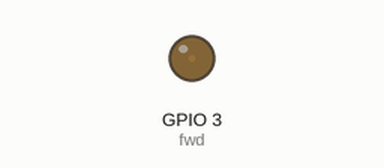
Simulated run of this sketch. Board: ESP8266 (NodeMCU). Parts: output pins drawn as LEDs (lit = HIGH).

Above: at 0.12 s.
At 19.87 s:
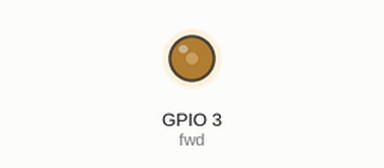
At 39.87 s:
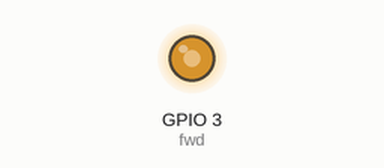
Timing chart, 0 to 40.0 s (numbered marks = the images above):
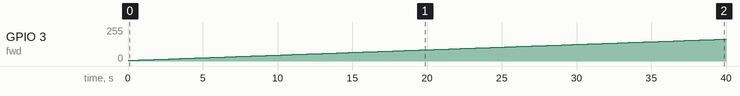

Measured:
- by itself, GPIO 3 (fwd): moves from 0/255 to 164/255 over 39.8 s

The sketch:

for_error.ino
```cpp
// Simulate(Uno)
// Saved by Simulator for Arduino V0.98.A.7
// Saved by Simulator for Arduino V0.98.A.6

int fwd = 3;
int speedUp = 250;
int minS = 5;

void fGo(){ //go fwd until full speed
  for(int i=minS; i<256; i++){  //count from min speed to 255
    analogWrite(fwd,i);
    delay(speedUp);
  }
}

void setup() {
  // put your setup code here, to run once:
 fGo();

}

void loop() {
  // put your main code here, to run repeatedly:

}
```
